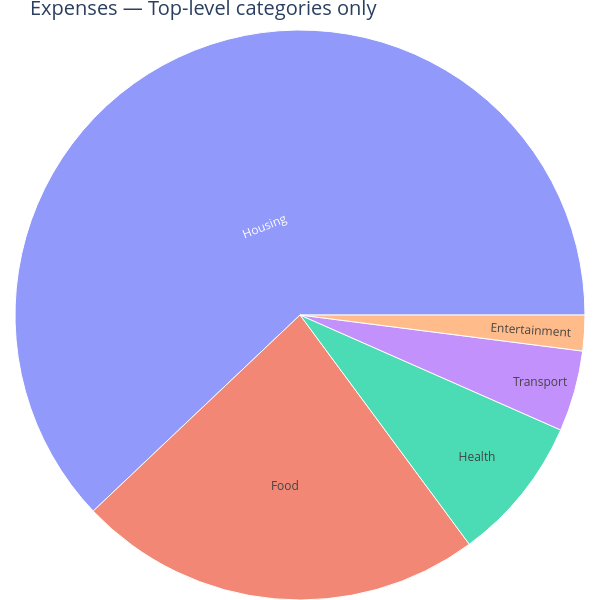

Source (notebook cell):
### Markdown cell above
## Controlling hierarchy depth with `max_row_levels`

By adjusting the `max_row_levels` parameter in `get_bean_pivot`, you control how many levels of account hierarchy appear in the sunburst. Setting `max_row_levels=1` shows only the top-level expense categories.

### Code cell
# Shallow pivot — only top-level expense categories
expenses_pivot_l1 = get_bean_pivot(expenses_df,
                                    column="period",
                                    max_row_levels=1,
                                    repeat_row_labels=False)

expenses_pivot_l1_curr = expenses_pivot_l1.loc[:, f"amount ({CURR})"]

fig_l1 = get_sunburst_figure_from_pivot(expenses_pivot_l1_curr, column_to_pick="all_periods")

fig_l1.update_layout(
    margin=dict(t=30, l=0, r=0, b=0),
    width=600,
    height=600,
    title_text="Expenses — Top-level categories only",
    title_font=dict(size=20),
    font=dict(size=12),
)

fig_l1.show()

### Figure 1 — Plotly figure (JSON) as saved in the notebook; plotly's stock layout.template omitted (floating-point values rounded to 4 significant figures)
{"data": [{"branchvalues": "total", "ids": ["Entertainment", "Food", "Health", "Housing", "Transport"], "labels": ["Entertainment", "Food", "Health", "Housing", "Transport"], "parents": ["", "", "", "", ""], "type": "sunburst", "values": [110, 1255, 450, 3380, 250]}], "layout": {"font": {"size": 12}, "height": 600, "margin": {"b": 0, "l": 0, "r": 0, "t": 30}, "title": {"font": {"size": 20}, "text": "Expenses — Top-level categories only"}, "width": 600}}
